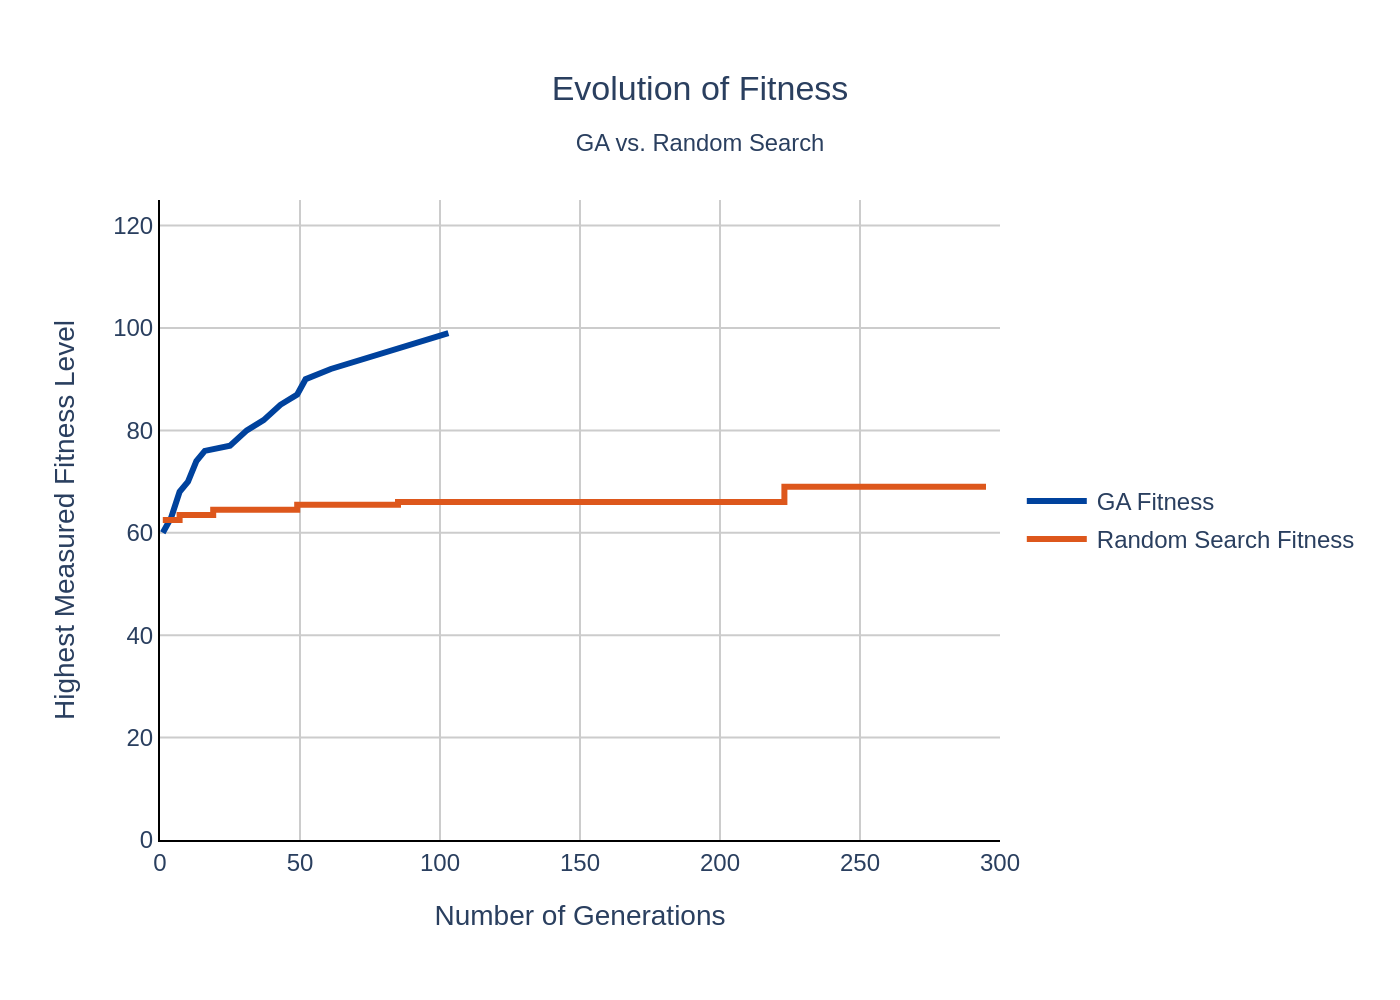

Reproduce this figure in Python.
import sys
import json
import plotly.graph_objects as go

if len(sys.argv) != 2:
    print("Usage: python <script_name>.py <json_file_path>")
    sys.exit(1)

json_file_path = sys.argv[1]

# Derive the base filename from the input JSON path
base_filename = json_file_path.split('/')[-1].split('\\')[-1].rsplit('.', 1)[0]
output_image_path = f"{base_filename}.png"

try:
    with open(json_file_path, 'r', encoding='utf-8') as f:
        config = json.load(f)
except FileNotFoundError:
    print(f"Error: The file '{json_file_path}' was not found.")
    sys.exit(1)
except json.JSONDecodeError:
    print(f"Error: The file '{json_file_path}' is not a valid JSON file.")
    sys.exit(1)

chart_data = config.get('chart_data', [])
texts = config.get('texts', {})
colors = config.get('colors', [])

fig = go.Figure()

for i, series in enumerate(chart_data):
    color = colors[i % len(colors)] if colors else None
    fig.add_trace(go.Scatter(
        x=series.get('x'),
        y=series.get('y'),
        name=series.get('name'),
        mode='lines',
        line=dict(
            color=color,
            width=3,
            shape=series.get('line_shape', 'linear')
        )
    ))

title_text = texts.get('title', '')
subtitle_text = texts.get('subtitle')
if subtitle_text:
    title_text = f"{title_text}<br><sub>{subtitle_text}</sub>"

fig.update_layout(
    title=dict(
        text=title_text,
        x=0.5,
        xanchor='center',
        yanchor='top',
        pad=dict(t=20)
    ),
    xaxis=dict(
        title=texts.get('x_axis_title'),
        range=[0, 300],
        showgrid=True,
        gridcolor='#CCCCCC',
        zeroline=False,
        linecolor='black',
        linewidth=1
    ),
    yaxis=dict(
        title=texts.get('y_axis_title'),
        range=[0, 125],
        dtick=20,
        showgrid=True,
        gridcolor='#CCCCCC',
        zeroline=False,
        linecolor='black',
        linewidth=1
    ),
    font=dict(
        family="Arial",
        size=12
    ),
    legend=dict(
        x=1.02,
        y=0.5,
        xanchor='left',
        yanchor='middle',
        bgcolor='rgba(0,0,0,0)',
        bordercolor='black',
        borderwidth=0
    ),
    plot_bgcolor='white',
    paper_bgcolor='white',
    margin=dict(l=80, r=200, t=100, b=80),
    autosize=False,
    width=800,
    height=500
)

fig.write_image(output_image_path, scale=2)

print(f"Chart saved to {output_image_path}")
